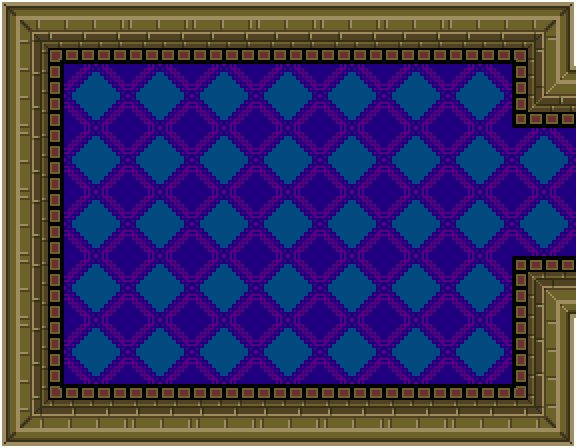

This game map was drawn from its Tiled (.tmx) file and the tilesets committed beside it. A one-line description and the full map source follow:
An orthogonal 9x7 tile map with 64x64 px tiles, 5 tile layers (under0, under1, under2, over0, ...) and 28 objects (26x wall, 2x COSthroneroom).

<map version="1.0" orientation="orthogonal" renderorder="right-down" width="9" height="7" tilewidth="64" tileheight="64" nextobjectid="38">
 <tileset firstgid="1" name="COS" tilewidth="64" tileheight="64" tilecount="49">
  <image source="COS.png" width="448" height="448" />
 </tileset>
 <layer name="under0" width="9" height="7">
  <data encoding="csv">
33,33,33,33,33,33,33,33,33,
33,33,33,33,33,33,33,33,33,
33,33,33,33,33,33,33,33,33,
33,33,33,33,33,33,33,33,33,
33,33,33,33,33,33,33,33,33,
33,33,33,33,33,33,33,33,33,
33,33,33,33,33,33,33,33,33
</data>
 </layer>
 <layer name="under1" width="9" height="7">
  <data encoding="csv">
25,26,26,26,26,26,26,26,28,
32,0,0,0,0,0,0,0,18,
32,0,0,0,0,0,0,0,0,
32,0,0,0,0,0,0,0,0,
32,0,0,0,0,0,0,0,4,
32,0,0,0,0,0,0,0,11,
39,40,40,40,40,40,40,40,42
</data>
 </layer>
 <layer name="under2" width="9" height="7">
  <data encoding="csv">
0,0,0,0,0,0,0,0,0,
0,0,0,0,0,0,0,0,0,
0,0,0,0,0,0,0,0,0,
0,0,0,0,0,0,0,0,0,
0,0,0,0,0,0,0,0,0,
0,0,0,0,0,0,0,0,0,
0,0,0,0,0,0,0,0,0
</data>
 </layer>
 <layer name="over0" width="9" height="7">
  <data encoding="csv">
0,0,0,0,0,0,0,0,0,
0,0,0,0,0,0,0,0,0,
0,0,0,0,0,0,0,0,0,
0,0,0,0,0,0,0,0,0,
0,0,0,0,0,0,0,0,0,
0,0,0,0,0,0,0,0,0,
0,0,0,0,0,0,0,0,0
</data>
 </layer>
 <objectgroup name="walls">
  <object id="2" name="wall" gid="26" x="64" y="64" width="64" height="64" />
  <object id="3" name="wall" gid="26" x="128" y="64" width="64" height="64" />
  <object id="4" name="wall" gid="26" x="192" y="64" width="64" height="64" />
  <object id="5" name="wall" gid="26" x="256" y="64" width="64" height="64" />
  <object id="6" name="wall" gid="26" x="320" y="64" width="64" height="64" />
  <object id="7" name="wall" gid="26" x="384" y="64" width="64" height="64" />
  <object id="8" name="wall" gid="26" x="448" y="64" width="64" height="64" />
  <object id="9" name="wall" gid="27" x="512" y="64" width="64" height="64" />
  <object id="10" name="wall" gid="34" x="512" y="384" width="64" height="64" />
  <object id="11" name="wall" gid="32" x="0" y="128" width="64" height="64" />
  <object id="12" name="wall" gid="32" x="0" y="192" width="64" height="64" />
  <object id="13" name="wall" gid="32" x="0" y="256" width="64" height="64" />
  <object id="14" name="wall" gid="32" x="0" y="320" width="64" height="64" />
  <object id="15" name="wall" gid="32" x="0" y="384" width="64" height="64" />
  <object id="17" name="wall" gid="40" x="448" y="448" width="64" height="64" />
  <object id="18" name="wall" gid="40" x="384" y="448" width="64" height="64" />
  <object id="19" name="wall" gid="40" x="320" y="448" width="64" height="64" />
  <object id="20" name="wall" gid="40" x="256" y="448" width="64" height="64" />
  <object id="21" name="wall" gid="40" x="192" y="448" width="64" height="64" />
  <object id="22" name="wall" gid="40" x="128" y="448" width="64" height="64" />
  <object id="23" name="wall" gid="40" x="64" y="448" width="64" height="64" />
  <object id="24" name="wall" gid="39" x="0" y="448" width="64" height="64" />
  <object id="25" name="wall" gid="25" x="0" y="64" width="64" height="64" />
  <object id="26" name="wall" gid="18" x="512" y="128" width="64" height="64" />
  <object id="27" name="wall" gid="4" x="512" y="320" width="64" height="64" />
  <object id="29" name="wall" gid="41" x="512" y="448" width="64" height="64" />
  <object id="30" name="COSthroneroom" gid="33" x="576" y="192" width="64" height="64" />
  <object id="31" name="COSthroneroom" gid="33" x="576" y="256" width="64" height="64" />
 </objectgroup>
 <layer name="over1" width="9" height="7">
  <data encoding="csv">
0,0,0,0,0,0,0,0,0,
0,0,0,0,0,0,0,0,0,
0,0,0,0,0,0,0,0,0,
0,0,0,0,0,0,0,0,0,
0,0,0,0,0,0,0,0,0,
0,0,0,0,0,0,0,0,0,
0,0,0,0,0,0,0,0,0
</data>
 </layer>
</map>
